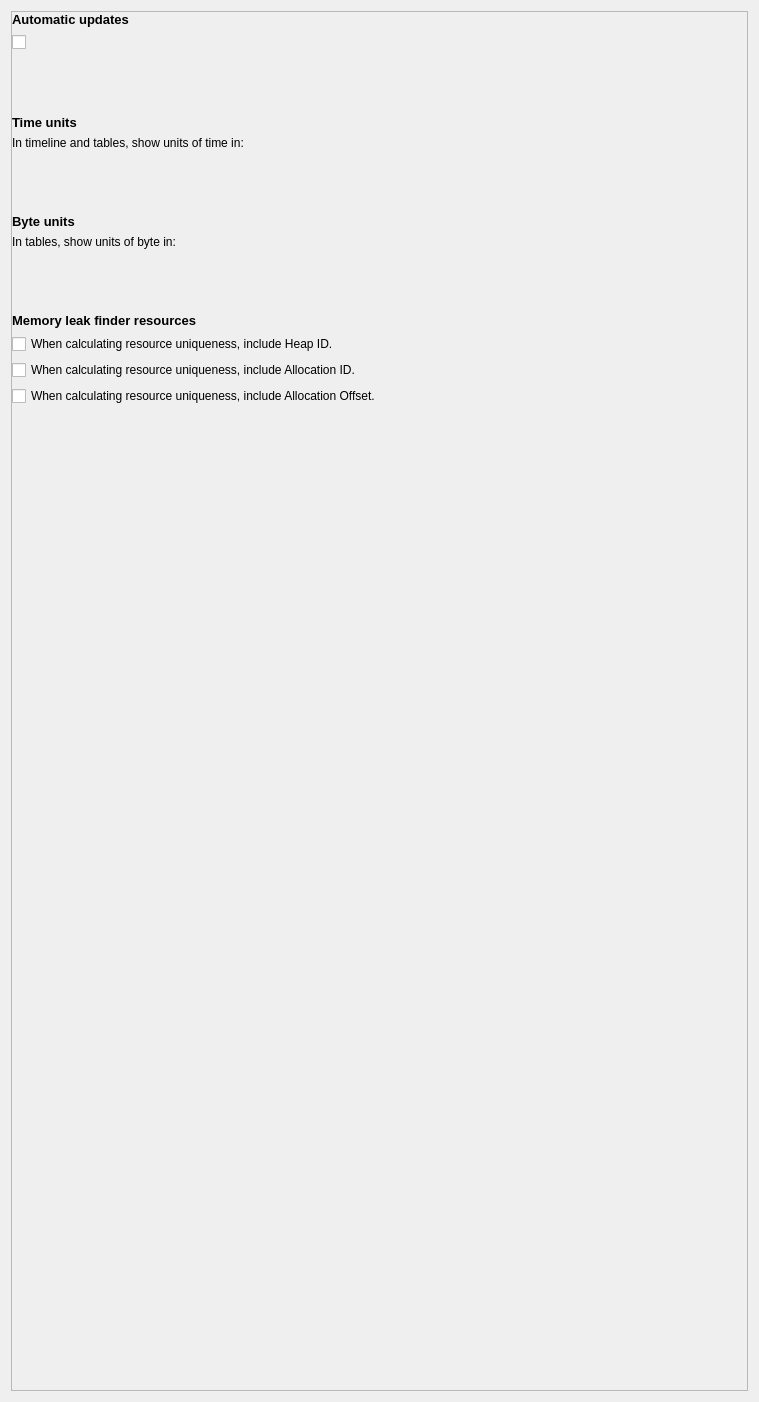
<?xml version="1.0" encoding="UTF-8"?>
<ui version="4.0">
 <class>SettingsPane</class>
 <widget class="QWidget" name="settings_pane_">
  <property name="geometry">
   <rect>
    <x>0</x>
    <y>0</y>
    <width>759</width>
    <height>1402</height>
   </rect>
  </property>
  <layout class="QVBoxLayout" name="root_widget_layout_">
   <item>
    <widget class="QScrollArea" name="main_scroll_area_">
     <property name="widgetResizable">
      <bool>true</bool>
     </property>
     <widget class="QWidget" name="main_content_">
      <property name="geometry">
       <rect>
        <x>0</x>
        <y>0</y>
        <width>735</width>
        <height>1045</height>
       </rect>
      </property>
      <property name="sizePolicy">
       <sizepolicy hsizetype="Preferred" vsizetype="Fixed">
        <horstretch>0</horstretch>
        <verstretch>0</verstretch>
       </sizepolicy>
      </property>
      <layout class="QVBoxLayout" name="vertical_layout_" stretch="0,0,0,0,0,0,0,0,0,0,0,0,0">
       <property name="leftMargin">
        <number>0</number>
       </property>
       <property name="topMargin">
        <number>0</number>
       </property>
       <property name="rightMargin">
        <number>0</number>
       </property>
       <property name="bottomMargin">
        <number>0</number>
       </property>
       <item>
        <widget class="ScaledLabel" name="check_for_updates_on_startup_title_">
         <property name="sizePolicy">
          <sizepolicy hsizetype="Minimum" vsizetype="Fixed">
           <horstretch>0</horstretch>
           <verstretch>0</verstretch>
          </sizepolicy>
         </property>
         <property name="font">
          <font>
           <pointsize>10</pointsize>
           <weight>75</weight>
           <bold>true</bold>
          </font>
         </property>
         <property name="text">
          <string>Automatic updates</string>
         </property>
        </widget>
       </item>
       <item>
        <widget class="QWidget" name="automatic_updates_wrapper_" native="true">
         <layout class="QHBoxLayout" name="horizontal_layout_3_">
          <property name="leftMargin">
           <number>0</number>
          </property>
          <property name="topMargin">
           <number>0</number>
          </property>
          <property name="rightMargin">
           <number>0</number>
          </property>
          <property name="bottomMargin">
           <number>0</number>
          </property>
          <item>
           <widget class="CheckBoxWidget" name="check_for_updates_on_startup_checkbox_">
            <property name="sizePolicy">
             <sizepolicy hsizetype="Fixed" vsizetype="Fixed">
              <horstretch>0</horstretch>
              <verstretch>0</verstretch>
             </sizepolicy>
            </property>
            <property name="text">
             <string/>
            </property>
           </widget>
          </item>
          <item>
           <spacer name="horizontal_spacer_2_">
            <property name="orientation">
             <enum>Qt::Horizontal</enum>
            </property>
            <property name="sizeHint" stdset="0">
             <size>
              <width>40</width>
              <height>20</height>
             </size>
            </property>
           </spacer>
          </item>
         </layout>
        </widget>
       </item>
       <item>
        <spacer name="vertical_spacer_5_">
         <property name="orientation">
          <enum>Qt::Vertical</enum>
         </property>
         <property name="sizeType">
          <enum>QSizePolicy::Fixed</enum>
         </property>
         <property name="sizeHint" stdset="0">
          <size>
           <width>20</width>
           <height>30</height>
          </size>
         </property>
        </spacer>
       </item>
       <item>
        <widget class="DriverOverridesNotificationConfigWidget" name="driver_overrides_notification_config_widget_" native="true">
         <property name="minimumSize">
          <size>
           <width>0</width>
           <height>20</height>
          </size>
         </property>
        </widget>
       </item>
       <item>
        <widget class="ScaledLabel" name="unit_label_">
         <property name="sizePolicy">
          <sizepolicy hsizetype="Minimum" vsizetype="Fixed">
           <horstretch>0</horstretch>
           <verstretch>0</verstretch>
          </sizepolicy>
         </property>
         <property name="font">
          <font>
           <pointsize>10</pointsize>
           <weight>75</weight>
           <bold>true</bold>
          </font>
         </property>
         <property name="text">
          <string>Time units</string>
         </property>
         <property name="scaledContents">
          <bool>false</bool>
         </property>
         <property name="indent">
          <number>0</number>
         </property>
        </widget>
       </item>
       <item>
        <widget class="ScaledLabel" name="unit_description_label_">
         <property name="sizePolicy">
          <sizepolicy hsizetype="Minimum" vsizetype="Fixed">
           <horstretch>0</horstretch>
           <verstretch>0</verstretch>
          </sizepolicy>
         </property>
         <property name="text">
          <string>In timeline and tables, show units of time in:</string>
         </property>
         <property name="indent">
          <number>0</number>
         </property>
        </widget>
       </item>
       <item>
        <spacer name="vertical_spacer_6_">
         <property name="orientation">
          <enum>Qt::Vertical</enum>
         </property>
         <property name="sizeType">
          <enum>QSizePolicy::Fixed</enum>
         </property>
         <property name="sizeHint" stdset="0">
          <size>
           <width>20</width>
           <height>2</height>
          </size>
         </property>
        </spacer>
       </item>
       <item>
        <layout class="QHBoxLayout" name="horizontal_layout_1_">
         <property name="spacing">
          <number>0</number>
         </property>
         <property name="leftMargin">
          <number>0</number>
         </property>
         <property name="topMargin">
          <number>0</number>
         </property>
         <property name="rightMargin">
          <number>0</number>
         </property>
         <property name="bottomMargin">
          <number>0</number>
         </property>
         <item>
          <widget class="ArrowIconComboBox" name="units_combo_push_button_" native="true">
           <property name="sizePolicy">
            <sizepolicy hsizetype="Fixed" vsizetype="Fixed">
             <horstretch>0</horstretch>
             <verstretch>0</verstretch>
            </sizepolicy>
           </property>
           <property name="text" stdset="0">
            <string>Clocks</string>
           </property>
          </widget>
         </item>
         <item>
          <spacer name="horizontal_spacer_3_">
           <property name="orientation">
            <enum>Qt::Horizontal</enum>
           </property>
           <property name="sizeHint" stdset="0">
            <size>
             <width>40</width>
             <height>20</height>
            </size>
           </property>
          </spacer>
         </item>
        </layout>
       </item>
       <item>
        <spacer name="vertical_spacer_3_">
         <property name="orientation">
          <enum>Qt::Vertical</enum>
         </property>
         <property name="sizeType">
          <enum>QSizePolicy::Fixed</enum>
         </property>
         <property name="sizeHint" stdset="0">
          <size>
           <width>20</width>
           <height>30</height>
          </size>
         </property>
        </spacer>
       </item>
       <item>
        <widget class="ScaledLabel" name="byte_unit_label_">
         <property name="sizePolicy">
          <sizepolicy hsizetype="Minimum" vsizetype="Fixed">
           <horstretch>0</horstretch>
           <verstretch>0</verstretch>
          </sizepolicy>
         </property>
         <property name="font">
          <font>
           <pointsize>10</pointsize>
           <weight>75</weight>
           <bold>true</bold>
          </font>
         </property>
         <property name="text">
          <string>Byte units</string>
         </property>
         <property name="scaledContents">
          <bool>false</bool>
         </property>
         <property name="indent">
          <number>0</number>
         </property>
        </widget>
       </item>
       <item>
        <widget class="ScaledLabel" name="byte_unit_description_label_">
         <property name="sizePolicy">
          <sizepolicy hsizetype="Minimum" vsizetype="Fixed">
           <horstretch>0</horstretch>
           <verstretch>0</verstretch>
          </sizepolicy>
         </property>
         <property name="text">
          <string>In tables, show units of byte in:</string>
         </property>
         <property name="indent">
          <number>0</number>
         </property>
        </widget>
       </item>
       <item>
        <spacer name="vertical_spacer_7_">
         <property name="orientation">
          <enum>Qt::Vertical</enum>
         </property>
         <property name="sizeType">
          <enum>QSizePolicy::Fixed</enum>
         </property>
         <property name="sizeHint" stdset="0">
          <size>
           <width>20</width>
           <height>2</height>
          </size>
         </property>
        </spacer>
       </item>
       <item>
        <layout class="QHBoxLayout" name="horizontal_layout_7_">
         <property name="spacing">
          <number>0</number>
         </property>
         <property name="leftMargin">
          <number>0</number>
         </property>
         <property name="topMargin">
          <number>0</number>
         </property>
         <property name="rightMargin">
          <number>0</number>
         </property>
         <property name="bottomMargin">
          <number>0</number>
         </property>
         <item>
          <widget class="ArrowIconComboBox" name="byte_units_combo_push_button_" native="true">
           <property name="sizePolicy">
            <sizepolicy hsizetype="Fixed" vsizetype="Fixed">
             <horstretch>0</horstretch>
             <verstretch>0</verstretch>
            </sizepolicy>
           </property>
           <property name="text" stdset="0">
            <string>Bytes</string>
           </property>
          </widget>
         </item>
         <item>
          <spacer name="horizontal_spacer_8_">
           <property name="orientation">
            <enum>Qt::Horizontal</enum>
           </property>
           <property name="sizeHint" stdset="0">
            <size>
             <width>40</width>
             <height>20</height>
            </size>
           </property>
          </spacer>
         </item>
        </layout>
       </item>
       <item>
        <spacer name="vertical_spacer_8_">
         <property name="orientation">
          <enum>Qt::Vertical</enum>
         </property>
         <property name="sizeType">
          <enum>QSizePolicy::Fixed</enum>
         </property>
         <property name="sizeHint" stdset="0">
          <size>
           <width>20</width>
           <height>30</height>
          </size>
         </property>
        </spacer>
       </item>
       <item>
        <widget class="ScaledLabel" name="memory_leak_title_">
         <property name="sizePolicy">
          <sizepolicy hsizetype="Minimum" vsizetype="Fixed">
           <horstretch>0</horstretch>
           <verstretch>0</verstretch>
          </sizepolicy>
         </property>
         <property name="font">
          <font>
           <pointsize>10</pointsize>
           <weight>75</weight>
           <bold>true</bold>
          </font>
         </property>
         <property name="text">
          <string>Memory leak finder resources</string>
         </property>
        </widget>
       </item>
       <item>
        <widget class="QWidget" name="heap_uniqueness_wrapper_" native="true">
         <layout class="QHBoxLayout" name="horizontal_layout_4_">
          <property name="leftMargin">
           <number>0</number>
          </property>
          <property name="topMargin">
           <number>0</number>
          </property>
          <property name="rightMargin">
           <number>0</number>
          </property>
          <property name="bottomMargin">
           <number>0</number>
          </property>
          <item>
           <widget class="CheckBoxWidget" name="heap_uniqueness_checkbox_">
            <property name="sizePolicy">
             <sizepolicy hsizetype="Fixed" vsizetype="Fixed">
              <horstretch>0</horstretch>
              <verstretch>0</verstretch>
             </sizepolicy>
            </property>
            <property name="text">
             <string>When calculating resource uniqueness, include Heap ID.</string>
            </property>
           </widget>
          </item>
          <item>
           <spacer name="horizontal_spacer_5_">
            <property name="orientation">
             <enum>Qt::Horizontal</enum>
            </property>
            <property name="sizeHint" stdset="0">
             <size>
              <width>534</width>
              <height>20</height>
             </size>
            </property>
           </spacer>
          </item>
         </layout>
        </widget>
       </item>
       <item>
        <widget class="QWidget" name="allocation_uniqueness_wrapper_" native="true">
         <layout class="QHBoxLayout" name="horizontal_layout_5_">
          <property name="leftMargin">
           <number>0</number>
          </property>
          <property name="topMargin">
           <number>0</number>
          </property>
          <property name="rightMargin">
           <number>0</number>
          </property>
          <property name="bottomMargin">
           <number>0</number>
          </property>
          <item>
           <widget class="CheckBoxWidget" name="allocation_uniqueness_checkbox_">
            <property name="sizePolicy">
             <sizepolicy hsizetype="Fixed" vsizetype="Fixed">
              <horstretch>0</horstretch>
              <verstretch>0</verstretch>
             </sizepolicy>
            </property>
            <property name="text">
             <string>When calculating resource uniqueness, include Allocation ID.</string>
            </property>
           </widget>
          </item>
          <item>
           <spacer name="horizontal_spacer_6_">
            <property name="orientation">
             <enum>Qt::Horizontal</enum>
            </property>
            <property name="sizeHint" stdset="0">
             <size>
              <width>534</width>
              <height>20</height>
             </size>
            </property>
           </spacer>
          </item>
         </layout>
        </widget>
       </item>
       <item>
        <widget class="QWidget" name="offset_uniqueness_wrapper_" native="true">
         <layout class="QHBoxLayout" name="horizontal_layout_6_">
          <property name="leftMargin">
           <number>0</number>
          </property>
          <property name="topMargin">
           <number>0</number>
          </property>
          <property name="rightMargin">
           <number>0</number>
          </property>
          <property name="bottomMargin">
           <number>0</number>
          </property>
          <item>
           <widget class="CheckBoxWidget" name="offset_uniqueness_checkbox_">
            <property name="sizePolicy">
             <sizepolicy hsizetype="Fixed" vsizetype="Fixed">
              <horstretch>0</horstretch>
              <verstretch>0</verstretch>
             </sizepolicy>
            </property>
            <property name="text">
             <string>When calculating resource uniqueness, include Allocation Offset.</string>
            </property>
           </widget>
          </item>
          <item>
           <spacer name="horizontal_spacer_7_">
            <property name="orientation">
             <enum>Qt::Horizontal</enum>
            </property>
            <property name="sizeHint" stdset="0">
             <size>
              <width>534</width>
              <height>20</height>
             </size>
            </property>
           </spacer>
          </item>
         </layout>
        </widget>
       </item>
      </layout>
     </widget>
    </widget>
   </item>
  </layout>
 </widget>
 <customwidgets>
  <customwidget>
   <class>ArrowIconComboBox</class>
   <extends>QWidget</extends>
   <header>qt_common/custom_widgets/arrow_icon_combo_box.h</header>
   <container>1</container>
  </customwidget>
  <customwidget>
   <class>ScaledLabel</class>
   <extends>QLabel</extends>
   <header>qt_common/custom_widgets/scaled_label.h</header>
  </customwidget>
  <customwidget>
   <class>CheckBoxWidget</class>
   <extends>QCheckBox</extends>
   <header>qt_common/custom_widgets/check_box_widget.h</header>
  </customwidget>
  <customwidget>
   <class>DriverOverridesNotificationConfigWidget</class>
   <extends>QWidget</extends>
   <header>qt_common/custom_widgets/driver_overrides_notification_config_widget.h</header>
   <container>1</container>
  </customwidget>
 </customwidgets>
 <resources>
  <include location="resources.qrc"/>
 </resources>
 <connections/>
</ui>
